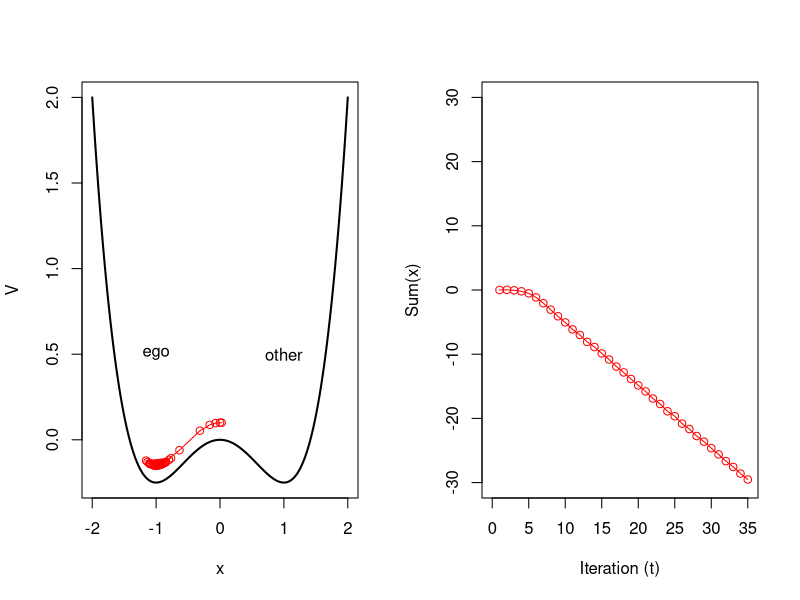

Recreate this plot in R. (Note: this script raises an error after producing the figure.)
#########################################################################
#
# coded by Rick Dale 
# Based on Duran and Dale (2014) and as part of Dale, Galati et al., Frontiers Submission
#
#########################################################################

library(ggplot2)
library(grid)
library(cowplot)

setwd('~/Dropbox/new.projects/galati.perspective.review/simulation/')

###
# Figure of 1 state variable potential wells
###
pdf(file='sim_figures/1_state_well.pdf',height=4.5,width=8)
par(mfrow=c(1,2))

x = seq(from=-2,to=2,by=.01)
V = (0*x - x^2/2 + x^4/4)
plot(x,V,xlab='x',type='l',lwd=2)
text(-1,.5,'ego')
text(1,.5,'other')

for (i in 1) {
  print(i)
  x_trial = c()
  x = 0
  k = 0
  x_sum = 0
  for (j in 1:1000) {
    #x_trial = rbind(x_trial,data.frame(t=j,x=x,x2=x^2,x3=x^3,k=k))
    x_trial = rbind(x_trial,data.frame(k=k,x=x,x_sum=x_sum))
    lx = x
    x = x + (-k + x - x^3) + rnorm(1)*.05
    x_sum = x_sum + x
    
    if (abs(x_sum)>30) { 
      #points()
      ys = (0*x_trial$x - x_trial$x^2/2 + x_trial$x^4/4)
      points(x_trial$x,ys+.1,col='red',type='o')
      plot(x_trial$x_sum,type='o',xlim=c(0,nrow(x_trial)),ylim=c(-30,30),xlab='Iteration (t)',ylab='Sum(x)',col='red')
      break;
    }
  }
}
dev.off()

###
# Figure of 2-state system; equibiased
###
u_y = .2 # speed at which they update
u_x = .2
k_x = 0 # tilt of systems
k_y = 0
sigm = .01 # noise impulse
alph = .01 # how much they influence each other, as in equations
bet = .01

pdf(file='sim_figures/2_state_well_equibiased.pdf',height=7,width=7)
run_and_plot(u_x=.2,
             u_y=.2,
             k_x=0,
             k_y=0,
             sigm=.01,
             alph=.0,
             bet=.0)
dev.off()

###
# Ego is really fast, slow has no time to accumulate and win 
###
pdf(file='sim_figures/3_state_well_egofast.pdf',height=7,width=7)
run_and_plot(u_x=.2,
             u_y=.1,
             k_x=.2,
             k_y=0,
             sigm=.01,
             alph=.0,
             bet=.0)
dev.off()

###
# Social can take over entirely if we assume top-down control
###

pdf(file='sim_figures/4_state_well_social_set.pdf',height=7,width=7)
run_and_plot(u_x=.2,
             u_y=.1,
             k_x=.2,
             k_y=-.2,
             sigm=.01,
             alph=.2,
             bet=.0)
dev.off()

###
# Mutually reinforcing responses
###
pdf(file='sim_figures/5_mutually_reinforcing.pdf',height=7,width=7)
run_and_plot(u_x=.2,
             u_y=.1,
             k_x=.2,
             k_y=-.025,
             sigm=.01,
             alph=0.2,
             bet=0.01)
dev.off()

